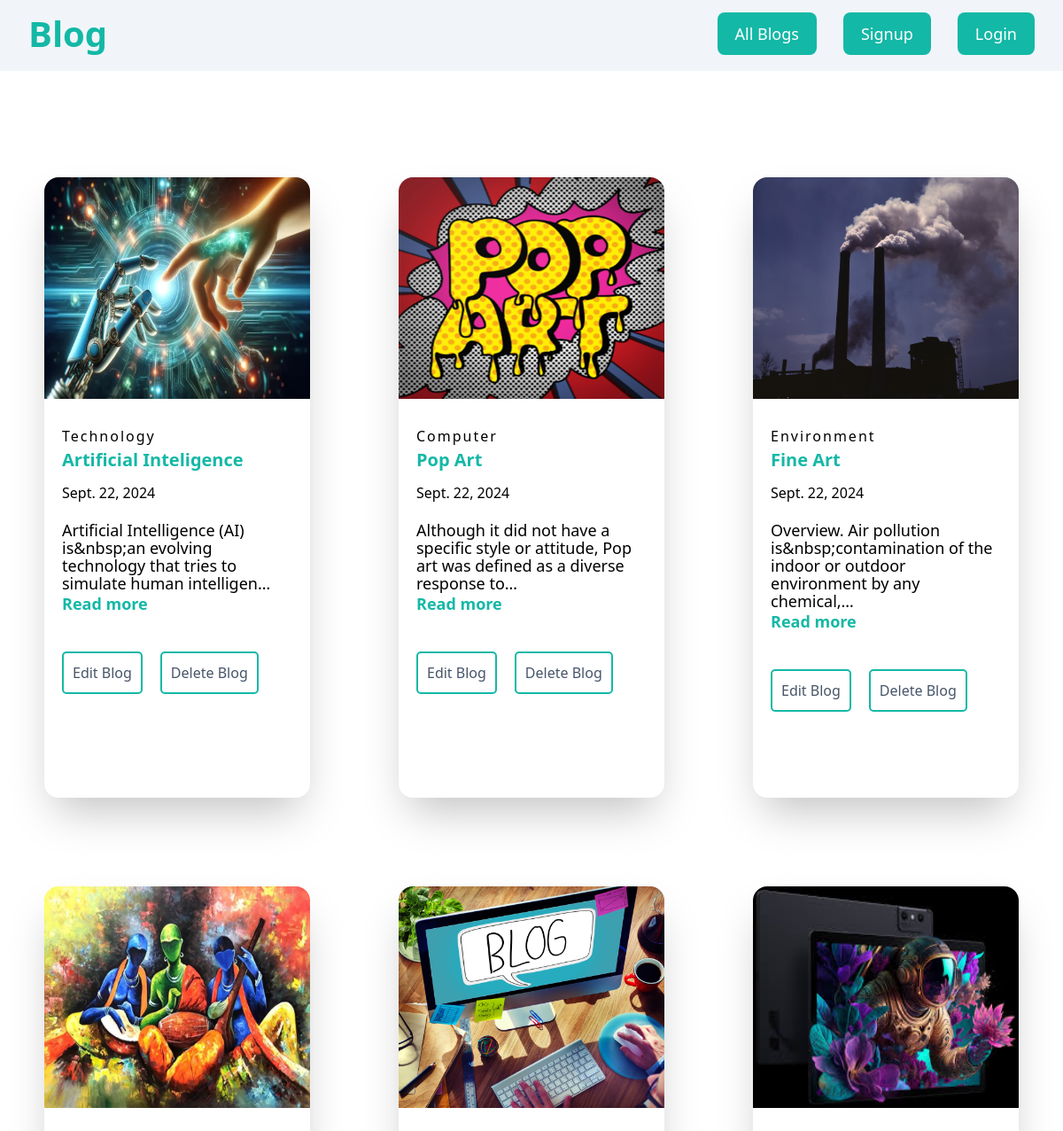
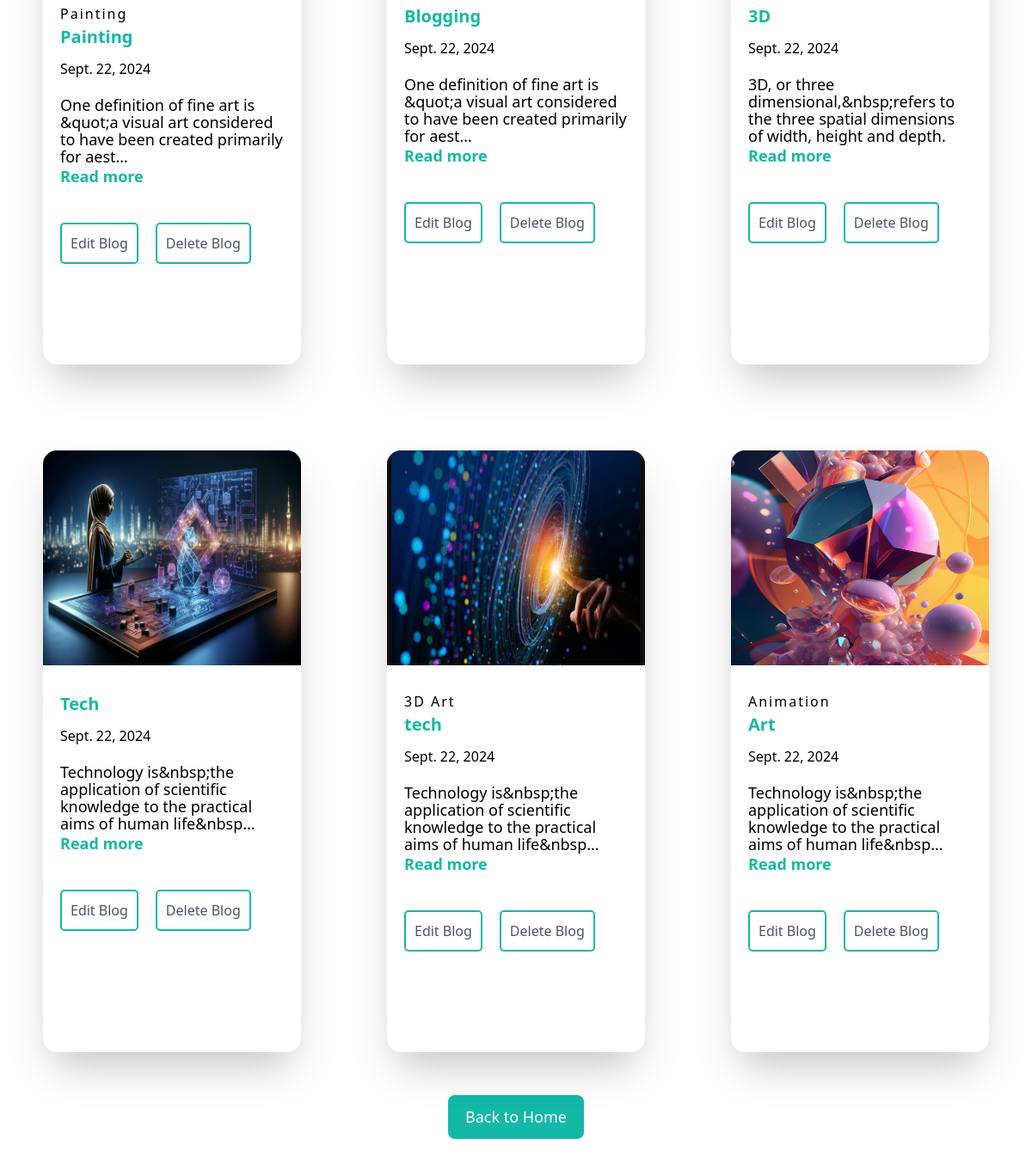
/allblogs/, run on the app's committed database (2 pictures, top to bottom).
### bloggingapi/models.py (models this page shows, shortened)
class Blogging(models.Model):
    title=models.CharField(max_length=200)
    content=models.TextField(default=True,null=True)
    image=models.FileField(upload_to='static/uploads')
    created_at=models.DateField(auto_now_add=True)
    category=models.ForeignKey(Category,on_delete=models.CASCADE,null=True)

class Category(models.Model):
    category_title=models.CharField(max_length=100,unique=True)
    created_at=models.DateTimeField(auto_now_add=True)

### bloggingapi/views.py (the view)
# urls.py: path('allblogs/',all_blogs),
def all_blogs(request):
    allblogs=Blogging.objects.all()
    context={
        'allblogs':allblogs,
    }
    return render(request,'bloggingapi/all-blog.html',context)

### bloggingapi/templates/bloggingapi/all-blog.html (shortened to what this page needs)
{% extends 'layouts.html'%} {% load static%}   {% block starts%}
{% include 'bloggingapi/navbar.html'%}
<div
  class="w-[100%] grid grid-cols-1 md:grid-cols-2 lg:grid-cols-3 2xl:grid-cols-4 relative top-[200px]"
>
  {% for allblog in allblogs %}
  <div class="flex justify-center">
    <div
      class="shadow-2xl mb-[100px] w-[500px] md:w-[350px] lg:w-[300px] xl:w-[400px] 2xl:w-[350px] 3xl:w-[400px] 4xl:w-[450px] 5xl:w-[500px] min-h-[700px] rounded-2xl"
    >
      <a href="/singleblog/{{allblog.id}}" class="">
        <img
          src="/{{allblog.image}}"
          alt="{{allblog.title}}"
          class="h-[300px] md:h-[250px] xl:h-[300px] 2xl:h-[350px] w-[100%] rounded-tr-2xl rounded-tl-2xl"
        />
      </a>
      <div class="px-[20px] py-[30px]">
        <a
          href="/singleblog/{{allblog.id}}"
          class="tracking-[2px] text-[16px] xl:text-[18px] 2xl:text-[20px] 3xl:text-[22px] 4xl:text-[25px] 5xl:text-[27px]"
          >{{allblog.category.category_title}}</a
        >
        <h5>
          <a
            href="/singleblog/{{allblog.id}}"
            class="font-bold text-[20px] xl:text-[25px] 2xl:text-[30px] 3xl:text-[35px] 4xl:text-[40px] 5xl:text-[45px] text-teal-500"
            >{{allblog.title}}</a
          >
        </h5>
        <p class="mt-[10px] text-[16px] 2xl:text-[18px] 3xl:text-[20px] 4xl:text-[22px] 5xl:text-[25px]">{{allblog.created_at}}</p>
        <p
          class="font-normal text-[18px] xl:text-[20px] 2xl:text-[22px] 3xl:text-[25px] 4xl:text-[27px] 5xl:text-[30px] leading-[20px] xl:leading-[30px] 2xl:leading-[40px] mt-[20px]"
        >
          {{allblog.content | striptags | truncatechars:100}}
        </p>
        <a
          href="/singleblog/{{allblog.id}}"
          class="mt-[50px] text-teal-500 font-semibold text-[18px] xl:text-[20px] 2xl:text-[22px] 3xl:text-[25px] 4xl:text-[27px] 5xl:text-[30px]"
          >Read more</a
        >
        <div class="my-[40px] flex">
          <a
            href="/"
            class="border-2 border-solid border-teal-500 p-[5px] md:p-[10px]  rounded-[5px] text-slate-600 text-[16px] xl:text-[18px] 2xl:text-[20px] 3xl:text-[22px] 4xl:text-[25px] 5xl:text-[27px] ease-linear duration-75 hover:bg-teal-500 hover:text-white"
            >Edit Blog</a
          >
          <a
            href="/"
            class="border-2 border-solid border-teal-500 p-[5px] md:p-[10px]  rounded-[5px] text-slate-600 text-[16px] xl:text-[18px] 2xl:text-[20px] 3xl:text-[22px] 4xl:text-[25px] 5xl:text-[27px] mx-[20px] ease-linear duration-75 hover:bg-teal-500 hover:text-white"
            >Delete Blog</a
          >
        </div>
      </div>
    </div>
  </div>
  {% endfor %}
</div>
<div class="my-[150px] flex justify-center ">
  <a href="/"
  class="bg-teal-500 text-white py-3 px-5  text-[18px] xl:text-[20px] 2xl:text-[25px] 3xl:text-[30px] 4xl:text-[35px] my-auto rounded-lg ease-linear duration-75 hover:border-2  hover:border-teal-500 hover:border-solid hover:bg-white hover:text-teal-500 hover:text-[20px]"
  >Back to Home</a
>
</div>
{% endblock%}

### templates/layouts.html (shortened to what this page needs)
<!DOCTYPE html>
<html lang="en">
<head>
     {% load static %}
     <link rel="stylesheet" href="https://cdnjs.cloudflare.com/ajax/libs/font-awesome/6.6.0/css/all.min.css" />
    <script src="https://cdn.tailwindcss.com"></script>
</head>
<body>
    {% block starts%}
    {% endblock %}
</body>
</html>

### bloggingapi/templates/bloggingapi/navbar.html (shortened to what this page needs)
{% extends 'layouts.html' %}
{% load static %}
{% block starts %}
<nav class="bg-slate-100 h-20 2xl:h-24 fixed top-0 right-0 left-0 z-10">
  <ul class="flex justify-between mx-8">
    <li class="my-6 md:my-2">
      <a id="logo" onclick="blogLogo()"
        class="text-[25px] md:text-[30px] lg:text-[40px] 2xl:text-[45px] 3xl:text-[50px] 4xl:text-[55px] font-semibold font-sans text-teal-500"
        href="/"
      >
        Blog
      </a>
    </li>
    <div class="flex gap-[30px] items-center">
      {% if user.is_authenticated %}
      <li class="my-6 md:my-3 hidden md:block">
        <a
          href="/allblogs"
          class="bg-teal-500 flex justify-center text-white py-3 px-5 text-[18px] xl:text-[20px] 2xl:text-[25px] 3xl:text-[30px] 4xl:text-[35px] my-auto rounded-lg hover:border-2 ease-linear duration-75 hover:border-teal-500 hover:border-solid hover:bg-white hover:text-teal-500 hover:text-[20px]"
          >All Blogs</a
        >
      </li>
      <li class="my-6 md:my-3 hidden md:block">
        <a
          href="/"
          class="bg-teal-500 text-white py-3 px-5 text-[18px] xl:text-[20px] 2xl:text-[25px] 3xl:text-[30px] 4xl:text-[35px] my-auto rounded-lg hover:border-2 ease-linear duration-75 hover:border-teal-500 hover:border-solid hover:bg-white hover:text-teal-500 hover:text-[20px]"
          >Add Blogs</a
        >
      </li>
      <li class="my-6 md:my-3 hidden md:block" onclick="return confirm('Are you sure you want to logout?')">
        <a
          href="/logout"
          class="w-[120px] md:w-auto bg-red-300 text-white py-3 px-5 text-[18px] xl:text-[20px] 2xl:text-[25px] 3xl:text-[30px] 4xl:text-[35px] my-auto rounded-lg hover:border-2 ease-linear duration-75 hover:border-teal-500 hover:border-solid hover:bg-white hover:text-teal-500 hover:text-[20px]"
          >Logout</a
        >
      </li>
      <form method="get">
        <input class="p-2 rounded-md outline-none" type="text" name="search" id="search" placeholder="search">
      </form>
      <!-- <a href="" class="hidden md:block">
        <img src="{% static 'images/p-icon.webp' %}" class="h-[40px]" alt="" />
      </a> -->
      <li class="my-6 md:my-3 hidden md:block">
        <a
          href=""
          class="text-[18px] xl:text-[20px] 2xl:text-[25px] 3xl:text-[30px] 4xl:text-[35px] my-auto"
          >{{user.username}}</a
        >
      </li>
      {% else %}
      <li class="my-6 md:my-3 hidden md:block">
        <a
          href="/login"
          class="bg-teal-500 text-white py-3 px-5 text-[18px] xl:text-[20px] 2xl:text-[25px] 3xl:text-[30px] 4xl:text-[35px] my-auto rounded-lg hover:border-2 ease-linear duration-75 hover:border-teal-500 hover:border-solid hover:bg-white hover:text-teal-500 hover:text-[20px]"
          >All Blogs</a
        >
      </li>
      <li class="my-6 md:my-3 hidden md:block">
        <a
          href="/register"
          class="bg-teal-500 text-white py-3 px-5 text-[18px] xl:text-[20px] 2xl:text-[25px] 3xl:text-[30px] 4xl:text-[35px] my-auto rounded-lg hover:border-2 ease-linear duration-75 hover:border-teal-500 hover:border-solid hover:bg-white hover:text-teal-500 hover:text-[20px]"
          >Signup</a
        >
      </li>
      <li class="my-6 md:my-3 hidden md:block">
        <a
          href="/login"
          class="bg-teal-500 text-white py-3 px-5 text-[18px] xl:text-[20px] 2xl:text-[25px] 3xl:text-[30px] 4xl:text-[35px] my-auto rounded-lg hover:border-2 ease-linear duration-75 hover:border-teal-500 hover:border-solid hover:bg-white hover:text-teal-500 hover:text-[20px]"
          >Login</a
        >
      </li>
      {% endif %}
    </div>
  </ul>
</nav>
{% endblock %}

### data on the page
Blogging: image (picture), category.category_title "Technology", title "Artificial Inteligence", created_at "Sept. 22, 2024", content "Artificial Intelligence (AI) is&nbsp;an evolving technology that tries to simulate human intelligen…"
Blogging: image (picture), category.category_title "Computer", title "Pop Art", created_at "Sept. 22, 2024", content "Although it did not have a specific style or attitude, Pop art was defined as a diverse response to…"
Blogging: image (picture), category.category_title "Environment", title "Fine Art", created_at "Sept. 22, 2024", content "Overview. Air pollution is&nbsp;contamination of the indoor or outdoor environment by any chemical,…"
Blogging: image (picture), category.category_title "Painting", title "Painting", created_at "Sept. 22, 2024", content "One definition of fine art is &quot;a visual art considered to have been created primarily for aest…"
Blogging: image (picture), title "Blogging", created_at "Sept. 22, 2024", content "One definition of fine art is &quot;a visual art considered to have been created primarily for aest…"
Blogging: image (picture), title "3D", created_at "Sept. 22, 2024", content "3D, or three dimensional,&nbsp;refers to the three spatial dimensions of width, height and depth."
Blogging: image (picture), title "Tech", created_at "Sept. 22, 2024", content "Technology is&nbsp;the application of scientific knowledge to the practical aims of human life&nbsp…"
Blogging: image (picture), category.category_title "3D Art", title "tech", created_at "Sept. 22, 2024", content "Technology is&nbsp;the application of scientific knowledge to the practical aims of human life&nbsp…"
Blogging: image (picture), category.category_title "Animation", title "Art", created_at "Sept. 22, 2024", content "Technology is&nbsp;the application of scientific knowledge to the practical aims of human life&nbsp…"
